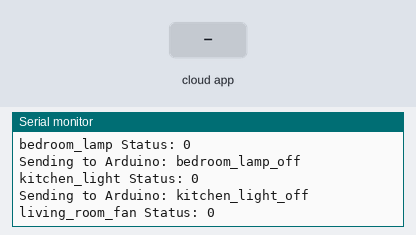
A sketch run on a simulated ESP32. Shown: the last lines printed to the serial monitor. Inputs (shaded band) come from the test bench. WiFi joins after 1.5 s; servers stay silent unless stated; the Firebase database answers and starts empty.

Above: at 2.8 s.
2.9 s: the phone or cloud app sets status to 1
At 2.99 s:
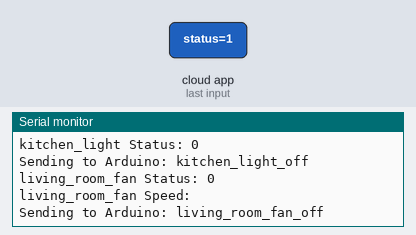
4.5 s: the phone or cloud app sets speed to Fan
7.9 s: the phone or cloud app sets speed to low
12.0 s: the phone or cloud app sets status to 0
At 12.15 s:
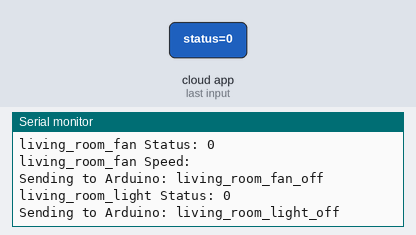

Measured:
- after the input at 12.0 s, the serial monitor: prints a new line at once (image 2)

The sketch:

fypespfinalnew.ino
```cpp
#include <WiFi.h>
#include <Firebase_ESP_Client.h>
#include <ArduinoJson.h>

// Wi-Fi credentials
#define WIFI_SSID "AK"
#define WIFI_PASSWORD "AK123456"

// Firebase credentials
#define FIREBASE_HOST "newpro-5b127-default-rtdb.firebaseio.com"
#define FIREBASE_AUTH "AIzaSyAaoFfJPbV5VLfgIUNFW-zlLqrwgj1Qx8w"

// Firebase objects
FirebaseData fbdo;
FirebaseAuth auth;
FirebaseConfig config;

void setup() {
  Serial.begin(115200); // Debug serial
  Serial2.begin(9600, SERIAL_8N1, 16, 17); // Serial2 for Arduino (RX=16, TX=17)

  // Connect to Wi-Fi
  Serial.print("Connecting to Wi-Fi...");
  WiFi.begin(WIFI_SSID, WIFI_PASSWORD);
  unsigned long startAttemptTime = millis();
  while (WiFi.status() != WL_CONNECTED && millis() - startAttemptTime < 10000) {
    delay(500);
    Serial.print(".");
  }
  if (WiFi.status() == WL_CONNECTED) {
    Serial.println("\nWiFi Connected");
    Serial.print("IP Address: ");
    Serial.println(WiFi.localIP());
  } else {
    Serial.println("\nWiFi Connection Failed");
    return;
  }

  // Configure Firebase
  config.api_key = FIREBASE_AUTH;
  config.database_url = FIREBASE_HOST;
  config.timeout.serverResponse = 10 * 1000;
  config.signer.test_mode = true; // Bypass SSL
  Firebase.reconnectWiFi(true);

  // Initialize Firebase
  Firebase.begin(&config, &auth);

  // Test Firebase connection
  if (Firebase.ready()) {
    Serial.println("Firebase Connected");
    if (Firebase.RTDB.setString(&fbdo, "/test", "Hello from ESP32")) {
      Serial.println("Test write successful");
    } else {
      Serial.println("Test write failed: " + fbdo.errorReason());
    }
  } else {
    Serial.println("Firebase Connection Failed: " + fbdo.errorReason());
  }
}

void loop() {
  if (WiFi.status() != WL_CONNECTED) {
    Serial.println("WiFi disconnected, reconnecting...");
    WiFi.reconnect();
    delay(5000);
    return;
  }

  if (Firebase.ready()) {
    // Bedroom devices
    processDevice("devices/bed_room/fan_1751314620800", "Fan", "bedroom_fan");
    processDevice("devices/bed_room/light_1751211413449", "Light", "bedroom_light");
    processRGB("devices/bed_room/rgb_1751211429880", "RGB Light", "bedroom_rgb");
    processDevice("devices/bed_room/lamp_1751211422707", "Lamp", "bedroom_lamp");

    // Kitchen devices
    processDevice("devices/kitchen/light_1751221982861", "Light", "kitchen_light");

    // Living room devices
    processDevice("devices/living_room/fan_1751209753278", "Fan", "living_room_fan");
    processDevice("devices/living_room/light_1751209786497", "Light", "living_room_light");
    processRGB("devices/living_room/rgb_1751209797059", "RGB Light", "living_room_rgb");
  } else {
    Serial.println("Firebase not ready: " + fbdo.errorReason());
  }

  delay(3000); // Reduce network load
}

void processDevice(String path, String deviceName, String commandPrefix) {
  if (Firebase.RTDB.getBool(&fbdo, path + "/status")) {
    if (fbdo.dataType() == "boolean") {
      bool status = fbdo.boolData();
      Serial.println(commandPrefix + " Status: " + String(status));

      if (deviceName.equalsIgnoreCase("Fan")) {
        String speedPath = path + "/speed";
        if (Firebase.RTDB.getString(&fbdo, speedPath)) {
          String speed = fbdo.stringData();
          speed.toLowerCase();
          Serial.println(commandPrefix + " Speed: " + speed);
          if (status) {
            if (speed == "low" || speed == "medium" || speed == "high") {
              String command = commandPrefix + "_on_" + speed;
              Serial.println("Sending to Arduino: " + command);
              Serial2.println(command);
            } else {
              Serial.println("Invalid speed for " + commandPrefix + ": " + speed);
            }
          } else {
            String command = commandPrefix + "_off";
            Serial.println("Sending to Arduino: " + command);
            Serial2.println(command);
          }
        } else {
          Serial.println("Failed to read " + commandPrefix + " speed: " + fbdo.errorReason());
        }
      } else {
        String command = commandPrefix + (status ? "_on" : "_off");
        Serial.println("Sending to Arduino: " + command);
        Serial2.println(command);
      }
    } else {
      Serial.println("Invalid data type for " + commandPrefix + ": " + fbdo.dataType());
    }
  } else {
    Serial.println("Failed to read " + commandPrefix + ": " + fbdo.errorReason());
  }
}

void processRGB(String path, String deviceName, String commandPrefix) {
  if (Firebase.RTDB.getBool(&fbdo, path + "/status")) {
    if (fbdo.dataType() == "boolean") {
      bool status = fbdo.boolData();
      Serial.println(commandPrefix + " Status: " + String(status));

      if (status) {
        String colorPath = path + "/color";
        if (Firebase.RTDB.getString(&fbdo, colorPath)) {
          String color = fbdo.stringData();
          color.trim();
          Serial.println(commandPrefix + " Raw Firebase color: " + color);

          // Validate color string
          if (color.length() == 0) {
            Serial.println("Empty color value for " + commandPrefix);
            return;
          }

          // Send raw color string to Arduino
          String command = commandPrefix + "_on_" + color;
          Serial.println("Sending to Arduino: " + command);
          Serial2.println(command);
        } else {
          Serial.println("Failed to read " + commandPrefix + " color: " + fbdo.errorReason());
        }
      } else {
        String command = commandPrefix + "_off";
        Serial.println("Sending to Arduino: " + command);
        Serial2.println(command);
      }
    } else {
      Serial.println("Invalid data type for " + commandPrefix + ": " + fbdo.dataType());
    }
  } else {
    Serial.println("Failed to read " + commandPrefix + ": " + fbdo.errorReason());
  }
}
```
